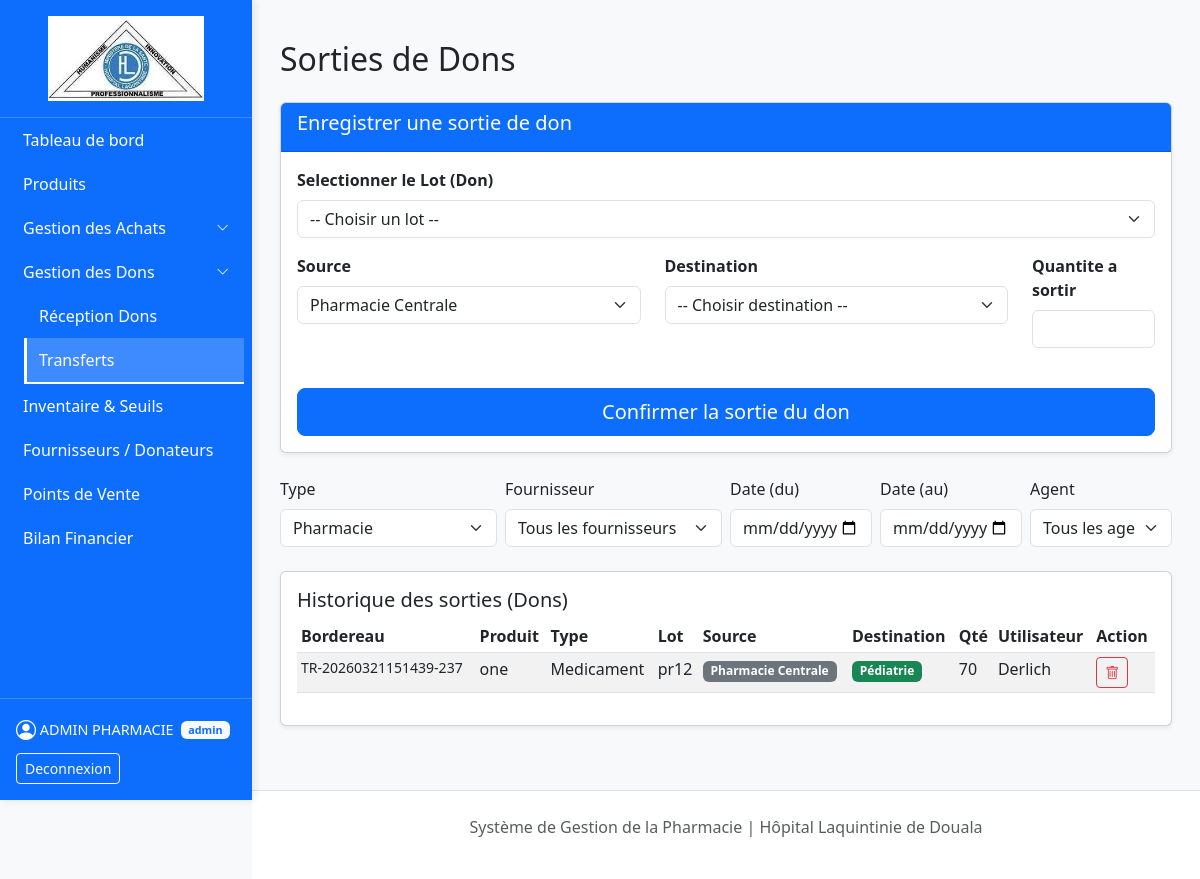
Page /pages/sorties_dons.php (signed in) on the committed database.
### tables this page shows
CREATE TABLE `transfert` (
  `id_transfert` int(11) NOT NULL,
  `id_source` int(11) NOT NULL,
  `id_destination` int(11) NOT NULL,
  `id_user` int(11) NOT NULL,
  `num_bordereau` varchar(100) NOT NULL
);

CREATE TABLE `produit` (
  `id_produit` int(11) NOT NULL,
  `id_categorie` int(11) NOT NULL,
  `nom_medicament` varchar(150) NOT NULL,
  `type_produit` varchar(100) DEFAULT NULL,
  `seuil_alerte` int(11) NOT NULL DEFAULT 0,
  `prix_unitaire` decimal(12,2) NOT NULL DEFAULT 0.00,
  `marge_pourcentage` decimal(5,2) NOT NULL DEFAULT 20.00
);

CREATE TABLE `stocklot` (
  `id_lot` int(11) NOT NULL,
  `id_produit` int(11) NOT NULL,
  `id_cmd_det` int(11) DEFAULT NULL,
  `num_lot` varchar(100) NOT NULL,
  `date_expiration` date DEFAULT NULL,
  `quantite_actuelle` int(11) NOT NULL DEFAULT 0,
  `prix_achat_ttc` decimal(12,2) NOT NULL DEFAULT 0.00
);

CREATE TABLE `pointvente` (
  `id_point_vente` int(11) NOT NULL,
  `nom_point_vente` varchar(150) NOT NULL
);

CREATE TABLE `transfertdetail` (
  `id_trans_det` int(11) NOT NULL,
  `id_transfert` int(11) NOT NULL,
  `id_lot` int(11) NOT NULL,
  `quantite_transfert` int(11) NOT NULL CHECK (`quantite_transfert` > 0)
);

CREATE TABLE `utilisateur` (
  `id_user` int(11) NOT NULL,
  `nom_complet` varchar(150) NOT NULL,
  `username` varchar(100) NOT NULL,
  `password` varchar(255) NOT NULL,
  `role` enum('admin','user') NOT NULL DEFAULT 'user',
  `email` varchar(255) DEFAULT NULL
);

### pages/sorties_dons.php (the view, shortened to what this page needs)
<?php
require_once '../config/db.php';
include '../includes/sidebar.php';
$isAdmin = ($_SESSION['role'] === 'admin');
$typeFilter = isset($_GET['type']) && in_array($_GET['type'], ['Pharmacie','Laboratoire']) ? $_GET['type'] : 'Pharmacie';
$typeProduit = ($typeFilter === 'Laboratoire') ? 'Laboratoire' : 'Medicament';
$dateFilterStart = $_GET['dateStart'] ?? '';
$dateFilterEnd = $_GET['dateEnd'] ?? '';
$pvs = $pdo->query("SELECT * FROM PointVente ORDER BY nom_point_vente ASC")->fetchAll();
$sqlSorties = "SELECT t.id_transfert, t.num_bordereau,
                      td.quantite_transfert,
                      l.num_lot,
                      p.nom_medicament, p.type_produit,
                      u.nom_complet AS utilisateur,
                      pv_src.nom_point_vente as source_nom,
                      pv_dest.nom_point_vente as dest_nom
               FROM Transfert t
               JOIN TransfertDetail td ON t.id_transfert = td.id_transfert
               JOIN StockLot l ON td.id_lot = l.id_lot
               JOIN Produit p ON l.id_produit = p.id_produit
               LEFT JOIN PointVente pv_src ON t.id_source = pv_src.id_point_vente
               LEFT JOIN PointVente pv_dest ON t.id_destination = pv_dest.id_point_vente
               LEFT JOIN Utilisateur u ON t.id_user = u.id_user
               LEFT JOIN CommandeDetail cd ON l.id_cmd_det = cd.id_cmd_det
               LEFT JOIN Commande cmd ON cd.id_commande = cmd.id_commande
               LEFT JOIN Partenaire part ON cmd.id_partenaire = part.id_partenaire
               WHERE p.type_produit = ? AND part.type = 'Don'
";
$params = [$typeProduit];
$sqlSorties .= " ORDER BY t.id_transfert DESC";
$stmtSorties = $pdo->prepare($sqlSorties);
$stmtSorties->execute($params);
$sorties_dons = $stmtSorties->fetchAll();
?>
<div class="container mt-4">
    <h2 class="mb-4">Sorties de Dons</h2>
    <?php if($isAdmin): ?>
    <div class="card shadow-sm mb-4">
        <div class="card-header bg-primary text-white">
            <h5>Enregistrer une sortie de don</h5>
        </div>
        <div class="card-body">
            <form action="" method="POST">
                <div class="row">
                    <div class="col-md-12 mb-3">
                        <label class="form-label fw-bold">Selectionner le Lot (Don)</label>
                        <select name="id_lot" id="select_lot" class="form-select" required>
                            <option value="">-- Choisir un lot --</option>
                        </select>
                    </div>
                </div>
                <div class="row">
                    <div class="col-md-5 mb-3">
                        <label class="form-label fw-bold">Source</label>
                        <select name="id_source" class="form-select" required>
                            <?php foreach($pvs as $pv): ?>
                                <option value="<?= $pv['id_point_vente'] ?>" <?= ($pv['id_point_vente'] == 1) ? 'selected' : '' ?>><?= $pv['nom_point_vente'] ?></option>
                            <?php endforeach; ?>
                        </select>
                    </div>
                    <div class="col-md-5 mb-3">
                        <label class="form-label fw-bold">Destination</label>
                        <select name="id_destination" class="form-select" required>
                            <option value="">-- Choisir destination --</option>
                        </select>
                    </div>
                    <div class="col-md-2 mb-3">
                        <label class="form-label fw-bold">Quantite a sortir</label>
                        <input type="number" name="quantite_sortie" class="form-control" min="1" required>
                    </div>
                </div>
                <div class="mt-4">
                    <button type="submit" name="valider_sortie" class="btn btn-primary w-100 btn-lg">
                        Confirmer la sortie du don
                    </button>
                </div>
            </form>
        </div>
    </div>
    <?php endif; ?>
    <form method="GET" id="searchForm" class="my-3" role="search">
        <div class="row g-2">
            <div class="col-md-3">
                <label class="form-label">Type</label>
                <select id="typeFilter" name="type" class="form-select">
                    <option value="Medicament" <?= $typeFilter === 'Medicament' ? 'selected' : '' ?>>Pharmacie</option>
                </select>
            </div>
            <div class="col-md-3">
                <label class="form-label">Fournisseur</label>
                <select id="fournisseurFilter" name="fournisseur" class="form-select">
                    <option value="">Tous les fournisseurs</option>
                </select>
            </div>
            <div class="col-md-2">
                <label class="form-label">Date (du)</label>
                <input type="date" id="dateFilterStart" name="dateStart" value="<?= htmlspecialchars($dateFilterStart) ?>" class="form-control">
            </div>
            <div class="col-md-2">
                <label class="form-label">Date (au)</label>
                <input type="date" id="dateFilterEnd" name="dateEnd" value="<?= htmlspecialchars($dateFilterEnd) ?>" class="form-control">
            </div>
            <div class="col-md-2">
                <label class="form-label">Agent</label>
                <select id="agentFilter" name="agent" class="form-select">
                    <option value="">Tous les agents</option>
                </select>
            </div>
        </div>
    </form>
    <div class="card mt-4 shadow-sm">
        <div class="card-body">
            <h5 class="card-title">Historique des sorties (Dons)</h5>
            <div class="table-responsive">
                <table class="table table-sm table-striped">
                    <thead>
                        <tr>
                            <th>Bordereau</th>
                            <th>Produit</th>
                            <th>Type</th>
                            <th>Lot</th>
                            <th>Source</th>
                            <th>Destination</th>
                            <th>Qté</th>
                            <th>Utilisateur</th>
                            <th>Action</th>
                        </tr>
                    </thead>
                    <tbody>
                        <?php if(!empty($sorties_dons)): foreach($sorties_dons as $s): ?>
                            <tr>
                                <td class="small"><?= htmlspecialchars($s['num_bordereau']) ?></td>
                                <td><?= $s['nom_medicament'] ?></td>
                                <td><?= htmlspecialchars($s['type_produit']) ?></td>
                                <td><?= $s['num_lot'] ?></td>
                                <td><span class="badge bg-secondary"><?= $s['source_nom'] ?? '?' ?></span></td>
                                <td><span class="badge bg-success"><?= $s['dest_nom'] ?? '?' ?></span></td>
                                <td><?= $s['quantite_transfert'] ?></td>
                                <td><?= isset($s['utilisateur']) && $s['utilisateur'] ? $s['utilisateur'] : '-' ?></td>
                                <td class="text-nowrap">
                                    <?php if($isAdmin): ?>
                                        <form method="POST" class="d-inline" onsubmit="return confirm('Supprimer cette sortie ?');">
                                            <button type="submit" name="btn_delete_transfert" class="btn btn-sm btn-outline-danger" title="Supprimer">
                                                <i class="bi bi-trash"></i>
                                            </button>
                                        </form>
                                    <?php else: ?>
                                        -
                                    <?php endif; ?>
                                </td>
                            </tr>
                        <?php endforeach; else: ?>
                            <tr><td colspan="9" class="text-center text-muted">Aucune sortie de don enregistrée.</td></tr>
                        <?php endif; ?>
                    </tbody>
                </table>
            </div>
        </div>
    </div>
</div>
<?php include('../includes/footer.php'); ?>

### rows in the picture
transfert: num_bordereau "TR-20260321151439-237", produit.nom_medicament "one", produit.type_produit "Medicament", stocklot.num_lot "pr12", id_source.nom_point_vente "Pharmacie Centrale", id_destination.nom_point_vente "Pédiatrie", transfertdetail.quantite_transfert "70", id_user.nom_complet "Derlich"

### other values in the picture
$_SESSION['nom'] "ADMIN PHARMACIE"
$_SESSION['role'] "admin"
form field id_source "Pharmacie Centrale"
